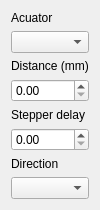
   <widget class="QWidget" name="">
    <property name="geometry">
     <rect>
      <x>650</x>
      <y>400</y>
      <width>87</width>
      <height>176</height>
     </rect>
    </property>
    <layout class="QGridLayout" name="gridLayout_27">
     <item row="15" column="0">
      <widget class="QLabel" name="label_85">
       <property name="text">
        <string>Direction</string>
       </property>
      </widget>
     </item>
     <item row="10" column="0">
      <widget class="QLabel" name="label_82">
       <property name="text">
        <string>Distance (mm)</string>
       </property>
      </widget>
     </item>
     <item row="14" column="0">
      <widget class="QDoubleSpinBox" name="doubleSpinBox_Stepper_Delay"/>
     </item>
     <item row="13" column="0">
      <widget class="QLabel" name="label_83">
       <property name="text">
        <string>Stepper delay</string>
       </property>
      </widget>
     </item>
     <item row="4" column="0">
      <widget class="QComboBox" name="comboBox_Actuator"/>
     </item>
     <item row="11" column="0">
      <widget class="QDoubleSpinBox" name="doubleSpinBox_Distance"/>
     </item>
     <item row="3" column="0">
      <widget class="QLabel" name="label_81">
       <property name="text">
        <string>Acuator</string>
       </property>
      </widget>
     </item>
     <item row="16" column="0">
      <widget class="QComboBox" name="comboBox_Direction"/>
     </item>
    </layout>
   </widget>
